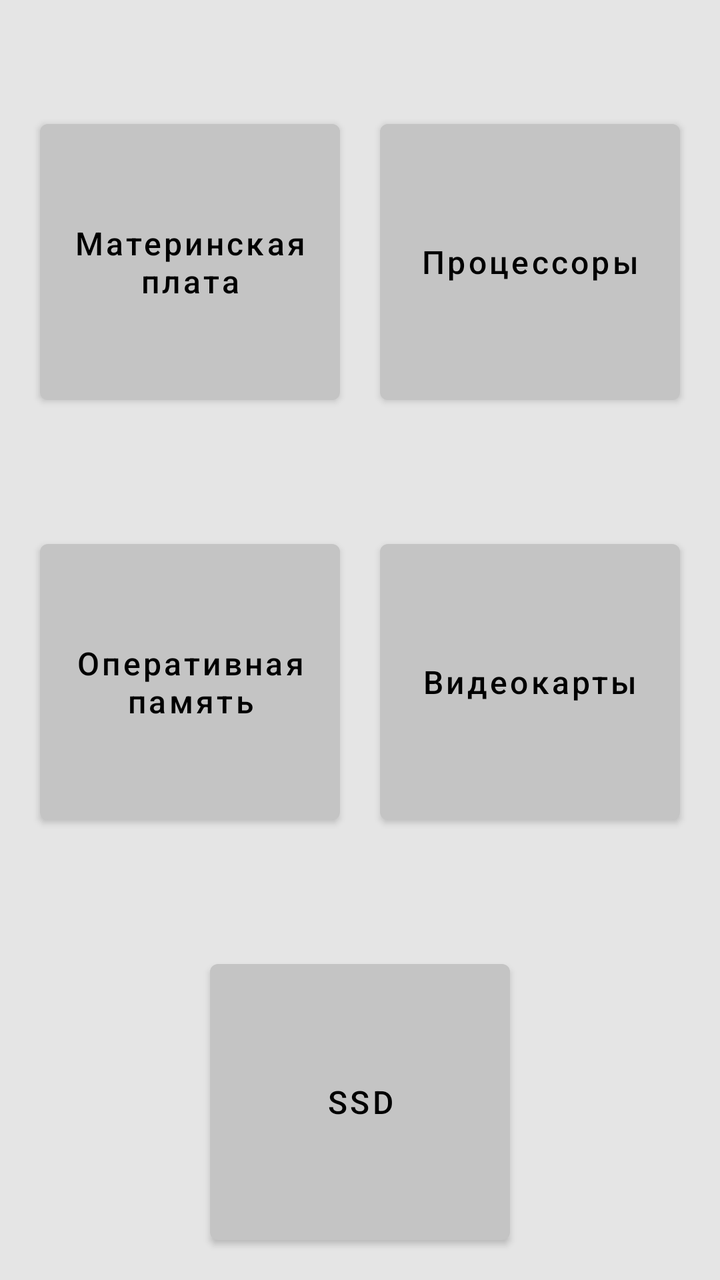
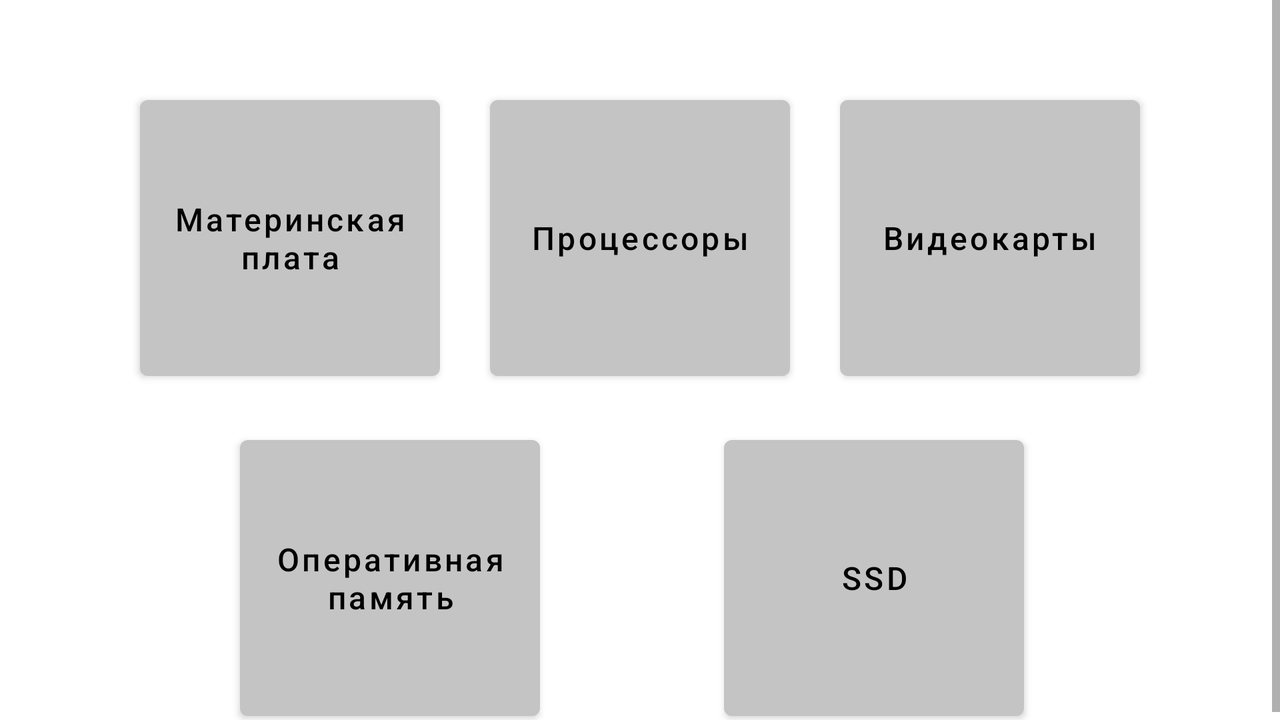

Two renders of one Android screen. The first uses the default layout on a phone; the second uses the alternative layout the repository ships for a different screen configuration, on a matching device. The two XML files are below.
<!-- AndroidManifest.xml: application theme Theme.LuckyShopping -->
<!-- res/layout/activity_main.xml -->
<?xml version="1.0" encoding="utf-8"?>
<androidx.constraintlayout.widget.ConstraintLayout xmlns:android="http://schemas.android.com/apk/res/android"
    xmlns:app="http://schemas.android.com/apk/res-auto"
    xmlns:tools="http://schemas.android.com/tools"
    android:id="@+id/constraint"
    android:layout_width="match_parent"
    android:layout_height="match_parent"
    android:background="#E5E5E5"
    tools:context=".MainActivity">

    <ScrollView
        android:id="@+id/scrollView3"
        android:layout_width="match_parent"
        android:layout_height="match_parent"
        app:layout_constraintBottom_toBottomOf="parent"
        app:layout_constraintEnd_toEndOf="parent"
        app:layout_constraintStart_toStartOf="parent"
        app:layout_constraintTop_toTopOf="parent">

        <androidx.constraintlayout.widget.ConstraintLayout
            android:layout_width="match_parent"
            android:layout_height="wrap_content"
            android:orientation="vertical">

            <Button
                android:id="@+id/but_cat_2"
                android:layout_width="150dp"
                android:layout_height="150dp"
                android:layout_marginTop="56dp"
                android:layout_marginEnd="20dp"
                android:layout_marginRight="20dp"
                android:text="@string/cat_processors"
                android:textAllCaps="false"
                android:textColor="#000000"
                android:textSize="16sp"
                app:backgroundTint="#C4C4C4"
                app:layout_constraintEnd_toEndOf="parent"
                app:layout_constraintTop_toTopOf="parent" />

            <Button
                android:id="@+id/but_cat_1"
                android:layout_width="150dp"
                android:layout_height="150dp"
                android:layout_marginStart="20dp"
                android:layout_marginLeft="20dp"
                android:layout_marginTop="56dp"
                android:text="@string/cat_motherboards"
                android:textAllCaps="false"
                android:textColor="#000000"
                android:textSize="16sp"
                app:backgroundTint="#C4C4C4"
                app:layout_constraintStart_toStartOf="parent"
                app:layout_constraintTop_toTopOf="parent" />

            <Button
                android:id="@+id/but_cat_3"
                android:layout_width="150dp"
                android:layout_height="150dp"
                android:layout_marginStart="20dp"
                android:layout_marginLeft="20dp"
                android:layout_marginTop="60dp"
                android:text="@string/cat_RAM_memory"
                android:textAllCaps="false"
                android:textColor="#000000"
                android:textSize="16sp"
                app:backgroundTint="#C4C4C4"
                app:layout_constraintStart_toStartOf="parent"
                app:layout_constraintTop_toBottomOf="@+id/but_cat_1" />

            <Button
                android:id="@+id/but_cat_4"
                android:layout_width="150dp"
                android:layout_height="150dp"
                android:layout_marginTop="60dp"
                android:layout_marginEnd="20dp"
                android:layout_marginRight="20dp"
                android:text="@string/cat_video_cards"
                android:textAllCaps="false"
                android:textColor="#000000"
                android:textSize="16sp"
                app:backgroundTint="#C4C4C4"
                app:layout_constraintEnd_toEndOf="parent"
                app:layout_constraintTop_toBottomOf="@+id/but_cat_2" />

            <Button
                android:id="@+id/but_cat_5"
                android:layout_width="150dp"
                android:layout_height="150dp"
                android:layout_marginTop="60dp"
                android:text="@string/cat_ssd"
                android:textAllCaps="false"
                android:textColor="#000000"
                android:textSize="16sp"
                app:backgroundTint="#C4C4C4"
                app:layout_constraintEnd_toStartOf="@+id/but_cat_4"
                app:layout_constraintStart_toEndOf="@+id/but_cat_3"
                app:layout_constraintTop_toBottomOf="@+id/but_cat_3" />

        </androidx.constraintlayout.widget.ConstraintLayout>
    </ScrollView>

</androidx.constraintlayout.widget.ConstraintLayout>
<!-- resources referenced by this layout -->
<resources>
  <string name="cat_RAM_memory">Оперативная память</string>
  <string name="cat_motherboards">Материнская плата</string>
  <string name="cat_processors">Процессоры</string>
  <string name="cat_ssd">SSD</string>
  <string name="cat_video_cards">Видеокарты</string>
  <style name="Theme.LuckyShopping" parent="Theme.MaterialComponents.DayNight.DarkActionBar">
          
          <item name="colorPrimary">@color/purple_500</item>
          <item name="colorPrimaryVariant">@color/purple_700</item>
          <item name="colorOnPrimary">@color/white</item>
          
          <item name="colorSecondary">@color/teal_200</item>
          <item name="colorSecondaryVariant">@color/teal_700</item>
          <item name="colorOnSecondary">@color/black</item>
          
          <item name="android:statusBarColor" tools:targetApi="l">?attr/colorPrimaryVariant</item>
          
      </style>
</resources>
<!-- res/layout-land/activity_main.xml (the repository's variant of the layout above) -->
<!-- drawn on the phone turned sideways -->
<?xml version="1.0" encoding="utf-8"?>
<androidx.constraintlayout.widget.ConstraintLayout xmlns:android="http://schemas.android.com/apk/res/android"
    xmlns:app="http://schemas.android.com/apk/res-auto"
    xmlns:tools="http://schemas.android.com/tools"
    android:id="@+id/constraint"
    android:layout_width="match_parent"
    android:layout_height="match_parent">

    <ScrollView
        android:id="@+id/scrollView3"
        android:layout_width="match_parent"
        android:layout_height="match_parent"
        app:layout_constraintBottom_toBottomOf="parent"
        app:layout_constraintEnd_toEndOf="parent"
        app:layout_constraintStart_toStartOf="parent"
        app:layout_constraintTop_toTopOf="parent">

        <androidx.constraintlayout.widget.ConstraintLayout
            android:layout_width="match_parent"
            android:layout_height="wrap_content"
            android:orientation="vertical">

            <Button
                android:id="@+id/but_cat_2"
                android:layout_width="150dp"
                android:layout_height="150dp"
                android:layout_marginTop="44dp"
                android:text="@string/cat_processors"
                android:textAllCaps="false"
                android:textColor="#000000"
                android:textSize="16sp"
                app:backgroundTint="#C4C4C4"
                app:layout_constraintEnd_toStartOf="@+id/but_cat_4"
                app:layout_constraintStart_toEndOf="@+id/but_cat_1"
                app:layout_constraintTop_toTopOf="parent" />

            <Button
                android:id="@+id/but_cat_1"
                android:layout_width="150dp"
                android:layout_height="150dp"
                android:layout_marginStart="70dp"
                android:layout_marginLeft="70dp"
                android:layout_marginTop="44dp"
                android:text="@string/cat_motherboards"
                android:textAllCaps="false"
                android:textColor="#000000"
                android:textSize="16sp"
                app:backgroundTint="#C4C4C4"
                app:layout_constraintStart_toStartOf="parent"
                app:layout_constraintTop_toTopOf="parent" />

            <Button
                android:id="@+id/but_cat_3"
                android:layout_width="150dp"
                android:layout_height="150dp"
                android:layout_marginStart="120dp"
                android:layout_marginLeft="120dp"
                android:layout_marginTop="20dp"
                android:text="@string/cat_RAM_memory"
                android:textAllCaps="false"
                android:textColor="#000000"
                android:textSize="16sp"
                app:backgroundTint="#C4C4C4"
                app:layout_constraintStart_toStartOf="parent"
                app:layout_constraintTop_toBottomOf="@+id/but_cat_1" />

            <Button
                android:id="@+id/but_cat_4"
                android:layout_width="150dp"
                android:layout_height="150dp"
                android:layout_marginTop="44dp"
                android:layout_marginEnd="70dp"
                android:layout_marginRight="70dp"
                android:text="@string/cat_video_cards"
                android:textAllCaps="false"
                android:textColor="#000000"
                android:textSize="16sp"
                app:backgroundTint="#C4C4C4"
                app:layout_constraintEnd_toEndOf="parent"
                app:layout_constraintTop_toTopOf="parent" />

            <Button
                android:id="@+id/but_cat_5"
                android:layout_width="150dp"
                android:layout_height="150dp"
                android:layout_marginTop="20dp"
                android:layout_marginEnd="128dp"
                android:layout_marginRight="128dp"
                android:text="@string/cat_ssd"
                android:textAllCaps="false"
                android:textColor="#000000"
                android:textSize="16sp"
                app:backgroundTint="#C4C4C4"
                app:layout_constraintEnd_toEndOf="parent"
                app:layout_constraintHorizontal_bias="1.0"
                app:layout_constraintStart_toEndOf="@+id/but_cat_3"
                app:layout_constraintTop_toBottomOf="@+id/but_cat_4" />

        </androidx.constraintlayout.widget.ConstraintLayout>
    </ScrollView>
</androidx.constraintlayout.widget.ConstraintLayout>
